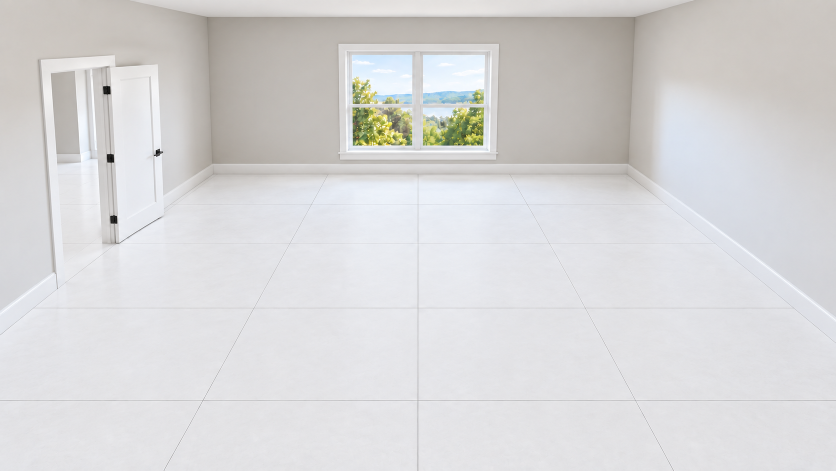
#> input picture data/_1102/게임(전기3,4단원)/게임(전기3,4)/전4-2 내 공간 정리하기/빈 방 이미지.png, 1672 x 941 px (shown at 1/2 size)
$ python gen_4_2.py
#> lines starting #> are read from the running program, lines starting #| are printed output that depends on the picture
"""전4-2 「나의 공간 아름답게 꾸미기」 — 진짜 사진(빈 방 1장 + 가구 7종 × 3개)을 게임용으로 만든다.

원본: data/_1102/게임(전기3,4단원)/게임(전기3,4)/전4-2 내 공간 정리하기/
      빈 방 이미지.png, {옷장|의자|책꽂이|책상|침대|커튼|테이블}/<색·재질> <가구>.png (모두 1672×941 RGB)
결과: src/games/4-2/img/
      room.jpg               빈 방(1200×675 JPEG)
      {closet|chair|shelf|desk|bed|table}-{1-3}.png   배경을 지운 가구(긴 변 600px, 투명 PNG)
      curtain-{1-3}.png      창문+커튼(방 사진 좌표에 맞춘 크기, 아래 CUR 참고)

- 가구: tools/gen_4_1.py의 cutout()으로 흰 배경을 가장자리부터 flood-fill로 지우고,
  바닥 그림자는 검은 반투명 그림자로 바꾼다(흰 방 바닥 위에서 자연스럽게 보이도록).
  원목 침대는 흰 이불이 바닥과 이어져 지워지므로 protect=True(나무 틀의 볼록 껍질 안은 지우지 않음).
- 커튼: 사진에 창문과 벽이 같이 찍혀 있다. 커튼 천만 오려 내는 대신, 벽만 지우고(창문+커튼+봉 남김)
  사진 속 창문을 방 사진의 창문 자리에 맞춰 겹친다(방 창문을 완전히 덮음).
  커튼 아랫단은 방의 벽-바닥 경계선(y=346)에서 자른다(바닥까지 내려온 커튼처럼 보임).
  방 조명에 맞춰 조금 어둡게(×0.93) 한다. 놓는 자리는 마지막에 출력하는 % 값(index.html .room .cur).
- 진짜 사진이므로 「임시생성」 도장은 찍지 않는다.

    python tools/gen_4_2.py

다시 실행해도 같은 결과가 나온다. 필요한 것: Pillow, numpy.
"""
import sys
from pathlib import Path

import numpy as np
from PIL import Image

sys.path.insert(0, str(Path(__file__).parent))
from gen_4_1 import cutout, save_png, trim  # noqa: E402

ROOT = Path(__file__).resolve().parent.parent
SRC = ROOT / 'data' / '_1102' / '게임(전기3,4단원)' / '게임(전기3,4)' / '전4-2 내 공간 정리하기'
OUT = ROOT / 'src' / 'games' / '4-2' / 'img'

# (폴더, 파일 키, [디자인 1~3 원본 이름], cutout 옵션)
FURN = [
    ('옷장', 'closet', ['블랙 옷장', '원목 옷장', '화이트 옷장'], {}),
    ('의자', 'chair', ['블랙 의자', '원목 의자', '화이트 의자'], {}),
    ('책꽂이', 'shelf', ['블랙 책꽂이', '원목 책꽂이', '화이트 책꽂이'], {}),
    ('책상', 'desk', ['블랙 책상', '원목 책상', '화이트 책상'], {}),
    ('침대', 'bed', ['블랙 침대', '빨간 꽃무늬 침대', '원목 침대'], {}),
    ('테이블', 'table', ['블랙 테이블', '원목 테이블', '화이트 테이블'], {}),
]
PROTECT = {'원목 침대'}
CURTAINS = ['블랙 커튼', '와인 커튼', '화이트 커튼']

# 창문 맞추기: 커튼 사진 속 창문 바깥 틀(398~1274, 125~776)을
# 방 사진(1672×941) 창문 바깥 틀(677~997, 87~327)에 맞춘다. 살짝 크게(0.37) 덮는다.
RW, RH = 1672, 941
CUR_S = 0.37
CUR_X = 837 - 836 * CUR_S          # 창문 가운데 x 맞춤
CUR_Y = 87 - 125 * CUR_S           # 창문 위 틀 맞춤
FLOOR_Y = 346                      # 방 벽-바닥 경계(커튼 아랫단을 여기서 자름)


def main():
    sys.stdout.reconfigure(encoding='utf-8')
    OUT.mkdir(parents=True, exist_ok=True)
    room = Image.open(SRC / '빈 방 이미지.png').convert('RGB')
#> room is the input picture: PIL image 1672x941 RGB; mean R, G, B 215.4, 214.7, 215.2
    assert room.size == (RW, RH), room.size
    room.resize((1200, round(RH * 1200 / RW)), Image.LANCZOS).save(OUT / 'room.jpg', 'JPEG', quality=84, optimize=True)
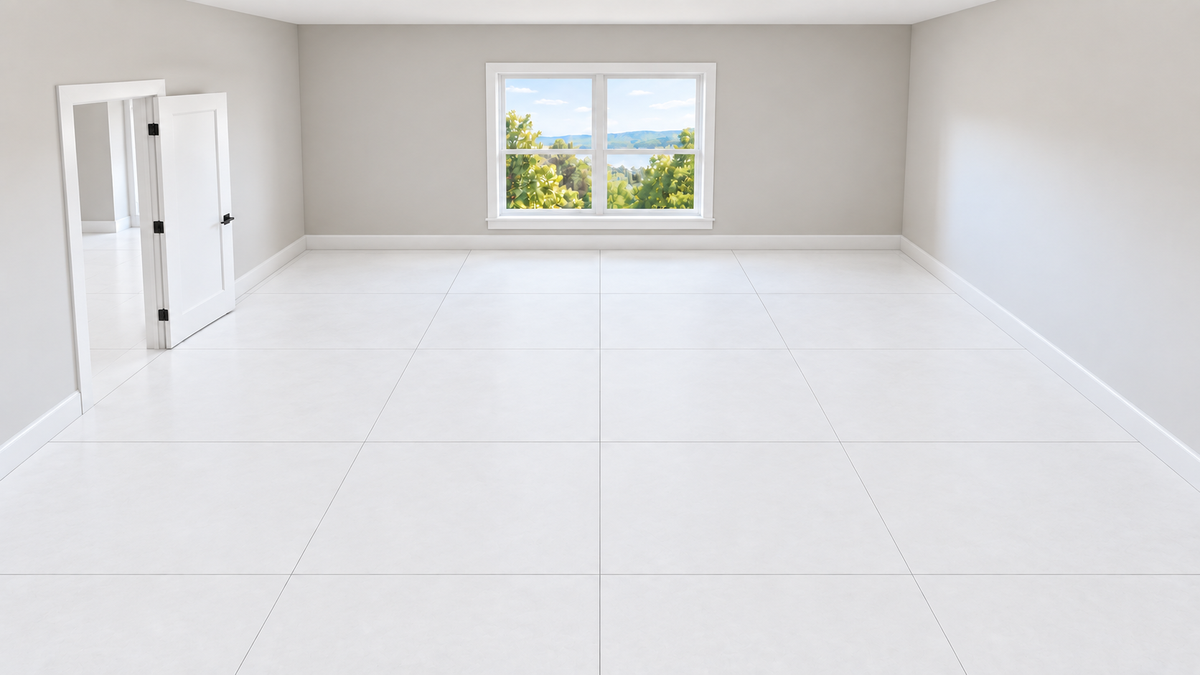
#> saved as room.jpg: PIL image 1200x675 RGB; mean R, G, B 215.4, 214.7, 215.2
    print('room.jpg')
    for folder, key, names, kw in FURN:
        for i, n in enumerate(names, 1):
#> (the run stopped early here; a loop or call above may not have finished)
